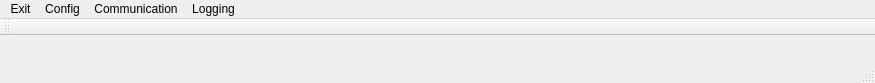
<?xml version="1.0" encoding="UTF-8"?>
<ui version="4.0">
 <class>FlowControl</class>
 <widget class="QMainWindow" name="FlowControl">
  <property name="geometry">
   <rect>
    <x>0</x>
    <y>0</y>
    <width>875</width>
    <height>83</height>
   </rect>
  </property>
  <property name="sizePolicy">
   <sizepolicy hsizetype="Ignored" vsizetype="Preferred">
    <horstretch>0</horstretch>
    <verstretch>0</verstretch>
   </sizepolicy>
  </property>
  <property name="windowTitle">
   <string>FlowControl</string>
  </property>
  <widget class="QWidget" name="centralwidget"/>
  <widget class="QMenuBar" name="menubar">
   <property name="geometry">
    <rect>
     <x>0</x>
     <y>0</y>
     <width>875</width>
     <height>27</height>
    </rect>
   </property>
   <widget class="QMenu" name="menuExit">
    <property name="title">
     <string>Exit</string>
    </property>
   </widget>
   <widget class="QMenu" name="menuConfig">
    <property name="title">
     <string>Config</string>
    </property>
   </widget>
   <widget class="QMenu" name="menuCommuniation">
    <property name="title">
     <string>Communication</string>
    </property>
    <addaction name="actionOpen_scanner"/>
   </widget>
   <widget class="QMenu" name="menuFlowchannel">
    <property name="title">
     <string>Logging</string>
    </property>
    <addaction name="actionStart_logging"/>
    <addaction name="actionStop_logging"/>
   </widget>
   <addaction name="menuExit"/>
   <addaction name="menuConfig"/>
   <addaction name="menuCommuniation"/>
   <addaction name="menuFlowchannel"/>
  </widget>
  <widget class="QStatusBar" name="statusbar"/>
  <widget class="QToolBar" name="toolBar">
   <property name="windowTitle">
    <string>toolBar</string>
   </property>
   <attribute name="toolBarArea">
    <enum>TopToolBarArea</enum>
   </attribute>
   <attribute name="toolBarBreak">
    <bool>false</bool>
   </attribute>
  </widget>
  <action name="actionOpen_scanner">
   <property name="text">
    <string>Node scanner</string>
   </property>
  </action>
  <action name="actionStart_logging">
   <property name="text">
    <string>Start</string>
   </property>
  </action>
  <action name="actionStop_logging">
   <property name="text">
    <string>Stop</string>
   </property>
  </action>
 </widget>
 <resources/>
 <connections/>
</ui>
